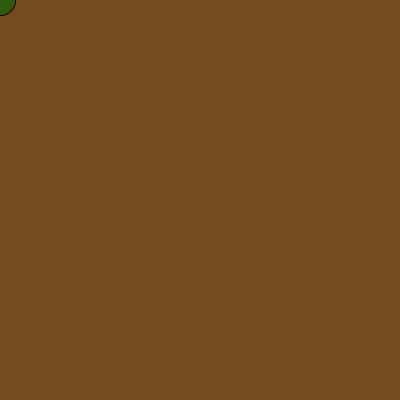
Frame 1 (no input)
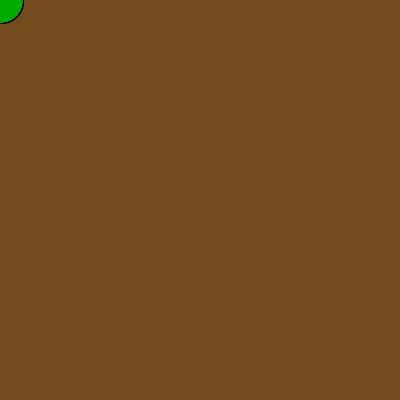
Frame 60 (the mouse pressed at the canvas centre just before this capture)
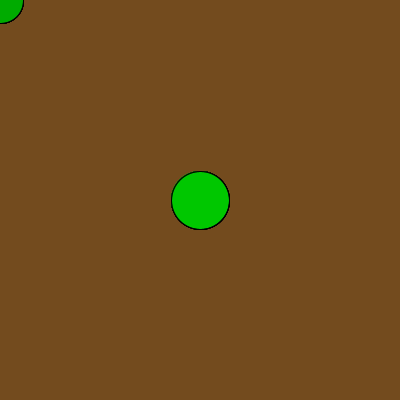
Frame 120 (the mouse held since frame 60 and released just before this capture)

The Processing sketch that drew these frames (run headless with seeded random() and noise(); from frame 60 on, the mouse is pressed at the canvas centre):

// Processing sketch: processing_184329
// ── processing_184329.pde

int verde = 100;
int tiempo = 0;
int diametro = 30;


   
void setup() {
  size(400, 400);
  background(115, 75, 30);
}
 
void draw() {
  tiempo = tiempo + 1;     
  verde = int(100 * (1 + sin(tiempo * 5 * PI / frameRate / 20))); 
  diametro = int(30 * (1 + sin( tiempo * 1 * PI / frameRate / 5))); 
   
  
  noFill();             
  fill(0, verde, 0, 150);  
  ellipse(mouseX, mouseY, diametro, diametro);  
}
